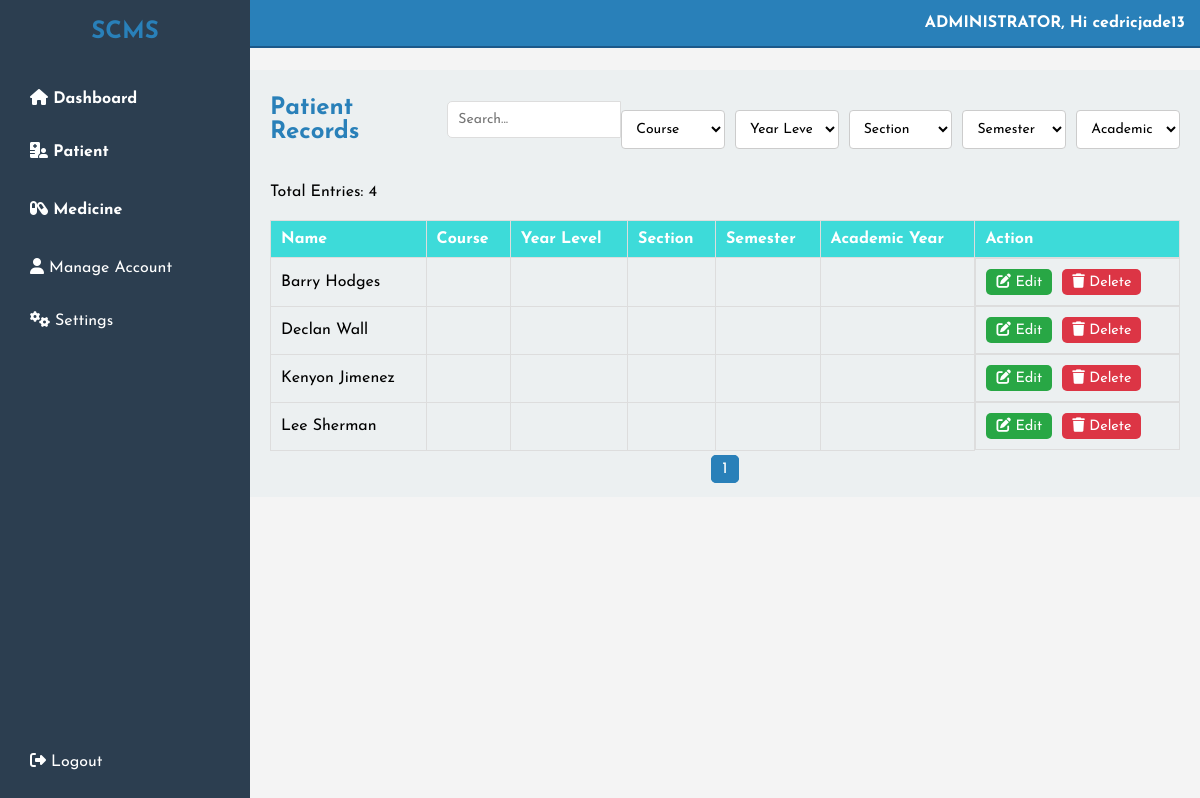
The app's page /admin/view_records.php (signed in), older data.
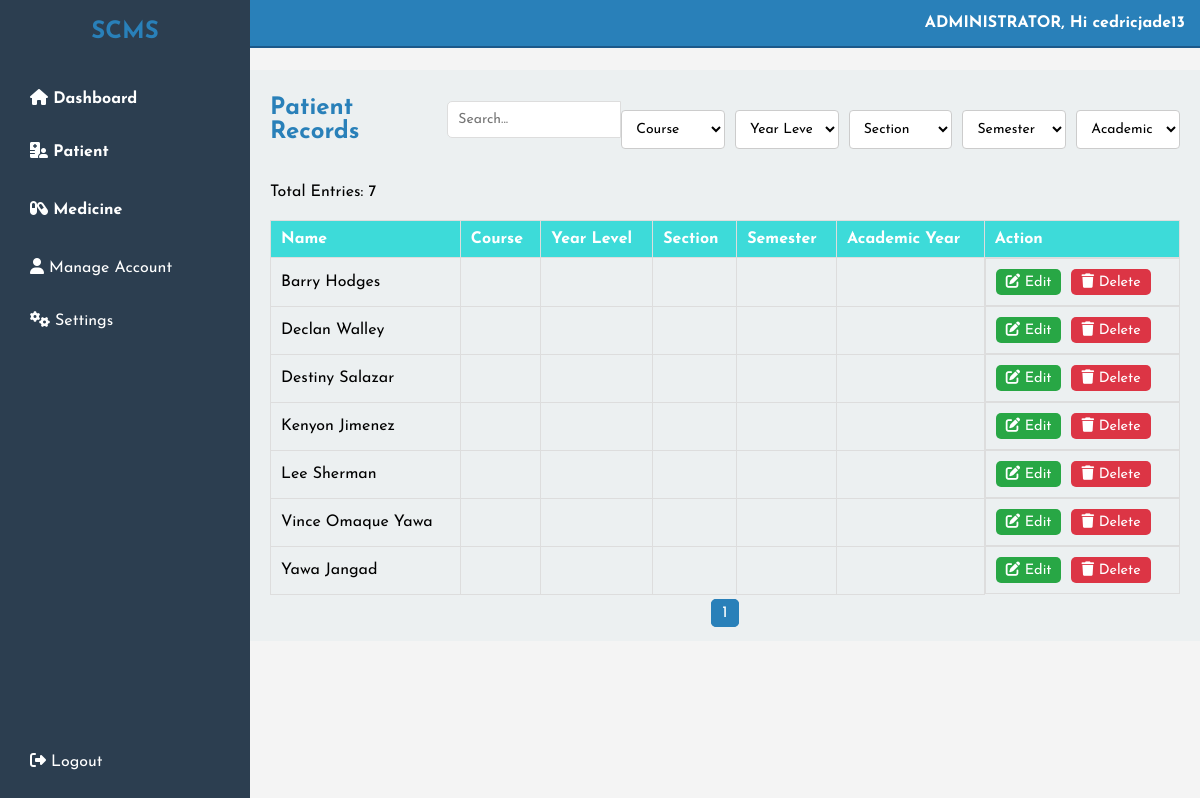
The same page, newer data.
### tables this page shows
CREATE TABLE `patients` (
  `id` int(20) NOT NULL,
  `full_name` varchar(100) NOT NULL,
  `dob` date NOT NULL,
  `gender` enum('Male','Female','Other') NOT NULL,
  `contact_number` varchar(15) NOT NULL,
  `email` varchar(100) NOT NULL,
  `address` text NOT NULL,
  `blood_type` varchar(10) NOT NULL,
  `allergies` varchar(100) NOT NULL,
  `conditions` varchar(100) NOT NULL,
  `surgeries` varchar(100) NOT NULL,
  `medications` varchar(100) NOT NULL,
  `family_history` varchar(100) NOT NULL,
  `assigned_doctor` varchar(100) NOT NULL,
  `reason_for_visit` text NOT NULL,
  `emergency_contact_name` varchar(100) NOT NULL,
  `relationship` varchar(100) NOT NULL,
  `emergency_contact_number` varchar(15) NOT NULL,
  `created_at` timestamp NOT NULL DEFAULT current_timestamp() ON UPDATE current_timestamp()
);

### admin/view_records.php (the view, shortened to what the changed rows need)
<?php
include('../database/config.php');
$patients = [];
$totalPatientsQuery = "SELECT COUNT(*) as total FROM patients";
$totalResult = $conn->query($totalPatientsQuery);
$totalRow = $totalResult->fetch_assoc();
$totalPatients = $totalRow['total'];
$limit = 8;
$page = isset($_GET['page']) ? (int)$_GET['page'] : 1;
$offset = ($page - 1) * $limit;
$sql = "SELECT * FROM patients LIMIT $limit OFFSET $offset";
$result = $conn->query($sql);
if ($result->num_rows > 0) {
    while ($row = $result->fetch_assoc()) {
        $patients[] = $row;
    }
}
usort($patients, function($a, $b) {
    return strcmp($a['full_name'], $b['full_name']);
});
?>
<!DOCTYPE html>
<html lang="en">
<head>
    <link rel="stylesheet" href="styles.css">
    <link rel="stylesheet" href="https://cdnjs.cloudflare.com/ajax/libs/font-awesome/6.7.2/css/all.min.css" />
</head>
<body>
    <div class="container">
        <aside class="sidebar">
            <h2>SCMS</h2>
        </aside>
        <main class="main-content">
            <div class="header-container">
                <h2>Patient Records</h2>
            </div>
            <div class="pagination-info">
                <p>Total Entries: <?php echo $totalPatients; ?></p>
            </div>
            <table id="patientTable">
                <thead>
                    <tr>
                        <th>Name</th>
                        <th>Course</th>
                        <th>Year Level</th>
                        <th>Section</th>
                        <th>Semester</th>
                        <th>Academic Year</th>
                        <th>Action</th>
                    </tr>
                </thead>
                <tbody>
                    <?php foreach ($patients as $patient): ?>
                        <tr>
                            <td><?php echo htmlspecialchars($patient['full_name']); ?></td>
                            <td><?php echo htmlspecialchars($patient['course']); ?></td>
                            <td><?php echo htmlspecialchars($patient['year_level']); ?></td>
                            <td><?php echo htmlspecialchars($patient['section']); ?></td>
                            <td><?php echo htmlspecialchars($patient['semester']); ?></td>
                            <td><?php echo htmlspecialchars($patient['academic_year']); ?></td>
                            <td class="actions">
                                <a href="update_records.php?id=<?php echo $patient['id']; ?>" class="edit"><i class="fa-solid fa-edit"></i> Edit</a>
                                <a href="delete_patient.php?id=<?php echo $patient['id']; ?>" class="delete" onclick="return confirm('Are you sure you want to delete this record?');"><i class="fa-solid fa-trash"></i> Delete</a>
                            </td>
                        </tr>
                    <?php endforeach; ?>
                </tbody>
            </table>
            <div class="pagination">
                <?php
                $totalPages = ceil($totalPatients / $limit);
                $startPage = max(1, $page - 2);
                $endPage = min($totalPages, $page + 2);
                for ($i = $startPage; $i <= $endPage; $i++) {
                    echo '<a href="?page=' . $i . '" class="' . ($i == $page ? 'active' : '') . '">' . $i . '</a>';
                }
                ?>
            </div>
        </main>
    </div>
</body>
</html>

Row changes from the older to the newer data that the page shows:
changed patients: full_name "Declan Wall" → "Declan Walley"
added patients: full_name "Destiny Salazar"
added patients: full_name "Vince Omaque Yawa"
added patients: full_name "Yawa Jangad"
Text that changed along with them:
$totalPatients: "4" → "7"
